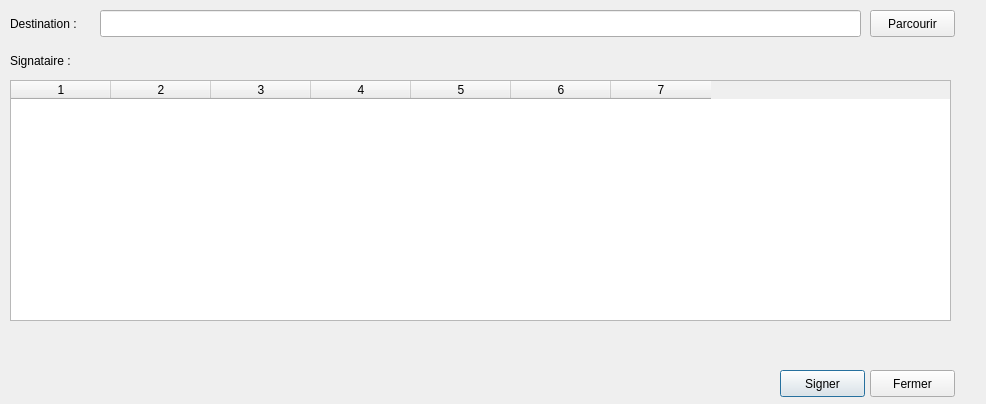
<?xml version="1.0" encoding="UTF-8"?>
<ui version="4.0">
 <class>FileSignEditor</class>
 <widget class="QDialog" name="FileSignEditor">
  <property name="geometry">
   <rect>
    <x>0</x>
    <y>0</y>
    <width>986</width>
    <height>404</height>
   </rect>
  </property>
  <property name="windowTitle">
   <string>Dialog</string>
  </property>
  <widget class="QPushButton" name="okButton">
   <property name="geometry">
    <rect>
     <x>780</x>
     <y>370</y>
     <width>85</width>
     <height>27</height>
    </rect>
   </property>
   <property name="text">
    <string>Signer</string>
   </property>
  </widget>
  <widget class="QLabel" name="warningLabel">
   <property name="geometry">
    <rect>
     <x>120</x>
     <y>330</y>
     <width>1241</width>
     <height>20</height>
    </rect>
   </property>
   <property name="palette">
    <palette>
     <active>
      <colorrole role="WindowText">
       <brush brushstyle="SolidPattern">
        <color alpha="255">
         <red>212</red>
         <green>22</green>
         <blue>22</blue>
        </color>
       </brush>
      </colorrole>
     </active>
     <inactive>
      <colorrole role="WindowText">
       <brush brushstyle="SolidPattern">
        <color alpha="255">
         <red>212</red>
         <green>22</green>
         <blue>22</blue>
        </color>
       </brush>
      </colorrole>
     </inactive>
     <disabled>
      <colorrole role="WindowText">
       <brush brushstyle="SolidPattern">
        <color alpha="255">
         <red>133</red>
         <green>133</green>
         <blue>133</blue>
        </color>
       </brush>
      </colorrole>
     </disabled>
    </palette>
   </property>
   <property name="text">
    <string/>
   </property>
   <property name="alignment">
    <set>Qt::AlignCenter</set>
   </property>
  </widget>
  <widget class="QLabel" name="pathLabel">
   <property name="geometry">
    <rect>
     <x>10</x>
     <y>10</y>
     <width>116</width>
     <height>27</height>
    </rect>
   </property>
   <property name="minimumSize">
    <size>
     <width>116</width>
     <height>0</height>
    </size>
   </property>
   <property name="maximumSize">
    <size>
     <width>116</width>
     <height>16777215</height>
    </size>
   </property>
   <property name="text">
    <string>Destination :</string>
   </property>
  </widget>
  <widget class="QPushButton" name="exitButton">
   <property name="geometry">
    <rect>
     <x>870</x>
     <y>370</y>
     <width>85</width>
     <height>27</height>
    </rect>
   </property>
   <property name="text">
    <string>Fermer</string>
   </property>
  </widget>
  <widget class="QWidget" name="layoutWidget_2">
   <property name="geometry">
    <rect>
     <x>10</x>
     <y>50</y>
     <width>941</width>
     <height>22</height>
    </rect>
   </property>
   <layout class="QHBoxLayout" name="horizontalLayout_27">
    <item>
     <widget class="QLabel" name="destinationLabel2_3">
      <property name="maximumSize">
       <size>
        <width>116</width>
        <height>16777215</height>
       </size>
      </property>
      <property name="text">
       <string>Signataire :</string>
      </property>
     </widget>
    </item>
    <item>
     <spacer name="horizontalSpacer2_4">
      <property name="orientation">
       <enum>Qt::Horizontal</enum>
      </property>
      <property name="sizeType">
       <enum>QSizePolicy::Expanding</enum>
      </property>
      <property name="sizeHint" stdset="0">
       <size>
        <width>87</width>
        <height>20</height>
       </size>
      </property>
     </spacer>
    </item>
   </layout>
  </widget>
  <widget class="QLineEdit" name="destinationFileEdit">
   <property name="geometry">
    <rect>
     <x>100</x>
     <y>10</y>
     <width>761</width>
     <height>27</height>
    </rect>
   </property>
  </widget>
  <widget class="QPushButton" name="browseButton">
   <property name="geometry">
    <rect>
     <x>870</x>
     <y>10</y>
     <width>85</width>
     <height>27</height>
    </rect>
   </property>
   <property name="text">
    <string>Parcourir</string>
   </property>
  </widget>
  <widget class="QTableWidget" name="tableWidgetRecipient">
   <property name="geometry">
    <rect>
     <x>10</x>
     <y>80</y>
     <width>941</width>
     <height>241</height>
    </rect>
   </property>
   <property name="alternatingRowColors">
    <bool>true</bool>
   </property>
   <property name="selectionMode">
    <enum>QAbstractItemView::ExtendedSelection</enum>
   </property>
   <property name="selectionBehavior">
    <enum>QAbstractItemView::SelectRows</enum>
   </property>
   <property name="sortingEnabled">
    <bool>true</bool>
   </property>
   <property name="columnCount">
    <number>7</number>
   </property>
   <column/>
   <column/>
   <column/>
   <column/>
   <column/>
   <column/>
   <column/>
  </widget>
 </widget>
 <resources/>
 <connections/>
</ui>
